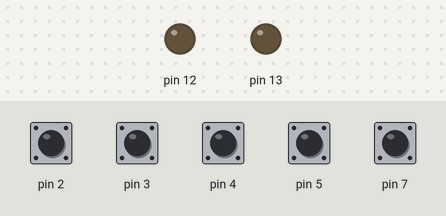
The sketch below on a simulated Arduino Uno, built with avr-gcc and run on an emulated ATmega328P. Shown: output pins drawn as LEDs (lit = HIGH). The inputs (shaded band) are chosen by the test bench; at power-on: pin 2–5, pin 7 HIGH. What the sketch prints to the serial monitor is not drawn.

Above: at 1.2 s.
1.3 s: pin 2 pulled LOW for 0.15 s
At 2.0 s:
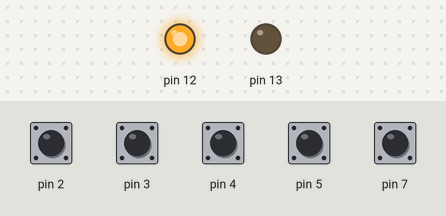
2.9 s: pin 7 pulled LOW for 0.15 s
At 3.7 s:
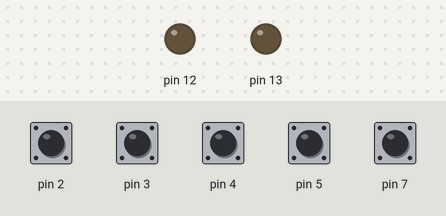
4.5 s: pin 3 pulled LOW for 0.15 s
At 5.6 s:
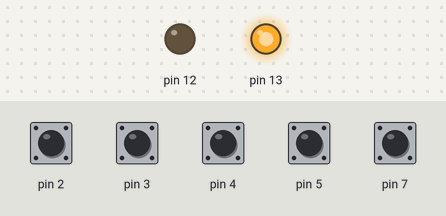
6.1 s: pin 7 pulled LOW for 1 s
At 7.4 s:
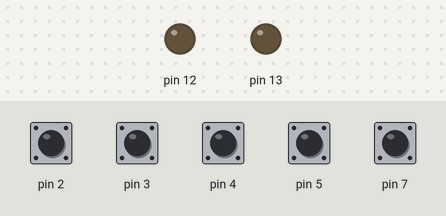
8.6 s: pin 2 pulled LOW for 1 s
At 10.0 s:
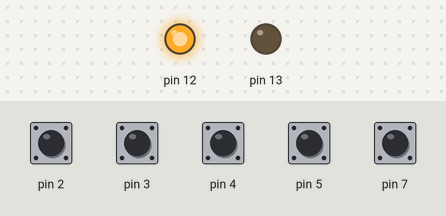
Timing chart, 0 to 11.6 s (numbered marks = the images above; inputs shaded):
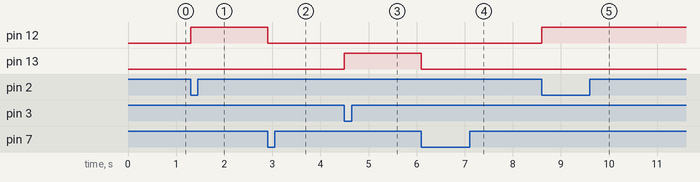

Measured:
- after the input at 1.3 s, pin 12: LOW → HIGH at once
- after the input at 2.9 s, pin 12: HIGH → LOW at once
- after the input at 4.5 s, pin 13: LOW → HIGH at once
- after the input at 6.1 s, pin 13: HIGH → LOW at once
- after the input at 8.6 s, pin 12: LOW → HIGH at once

The sketch:

quizbutton_system.ino
```cpp
int button_push_r=0;
int button_push_b=0;
int scorey_r=0;
int scorey_b=0;
int scoren_r=0;
int scoren_b=0;
int ry=0;
int rn=0;
int by=0;
int bn=0;
//LiquidCrystal lcd{};

void setup(){
  Serial.begin(9600);
  //buttom
  int i;

  for(i=2; i<6; i++){
    pinMode(i,INPUT_PULLUP);
  }
  for (i=12; i<14; i++){
    pinMode(i,OUTPUT);
  }
  //reset
  pinMode(7,INPUT_PULLUP);
}

void loop(){
  if(digitalRead(2)==LOW && button_push_r==0){
    digitalWrite(12,HIGH);
    button_push_b=1;
  }
  if(digitalRead(3)==LOW && button_push_b==0){
    digitalWrite(13,HIGH);
    button_push_r=1;
  }
  if(digitalRead(7)==LOW){

    if(ry==1){
      scorey_r=scorey_r+1;
    }
    if(rn==1){
      scoren_r=scoren_r+1;
    }
    if(by==1){
      scorey_b=scorey_b+1;
    }
    if(bn==1){
      scoren_b=scoren_b+1;
    }
    digitalWrite(12,LOW);
    digitalWrite(13,LOW);
    button_push_r=0;
    button_push_b=0;
    Serial.println("Red");
    Serial.print(" 正解数:");
    Serial.println(scorey_r);
    Serial.print(" 誤答数:");
    Serial.println(scoren_r);

    Serial.println("Blue");
    Serial.print(" 正解数:");
    Serial.println(scorey_b);
    Serial.print(" 誤答数:");
    Serial.println(scoren_b);
    Serial.println("----------");
    delay(1000);
    ry=0;
    rn=0;
    by=0;
    bn=0;
  }
  if(digitalRead(4)==LOW){
    if(button_push_r==1){
      ry=1;

    }
    if(button_push_b==1){
      by=1;
    }
  }
  if(digitalRead(5)==LOW){
    if(button_push_r==1){
      rn=1;
    }
    if(button_push_b==1){
      bn=1;
    }
  }

}
```
